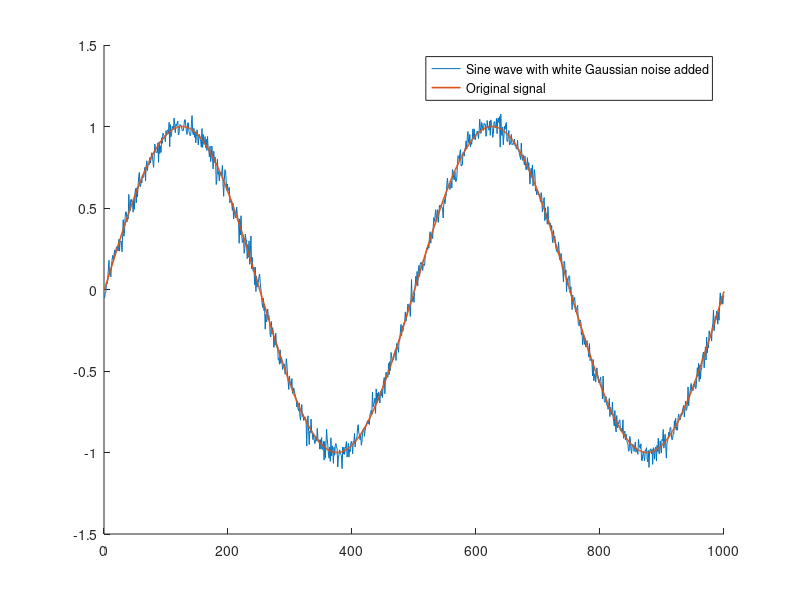

Source code (MATLAB): (Note: this script raises an error after producing the figure.)
%Pre cleaning
close all;
clear;
clc;

%Sine signal replica
t = 0:1:999;
original = sin(2*pi*0.002*t);

%Noisy replica
noise = wgn(1, 1000, -28); %-28 dBW was chosen to replicate the noise in the original paper.
noisy_signal = original + noise;
figure(1)
hold on;
plot(noisy_signal);
plot(original, 'LineWidth', 1.2);
legend("Sine wave with white Gaussian noise added", "Original signal");
hold off;

%Implementation of the Kalman filters, E_mea = 0.01
E_est = 0.0016; %White noise standard deviation
E_mea = 0.01;
EST_1 = zeros(1, 1000);
EST_1(1) = noisy_signal(1); %Initial estimation

for n = 1:size(noisy_signal, 2)-1
    %Estimation part
    EST_1(n+1) = EST_1(n);
    E_est = E_est + 0.0003;
    %Correction part
    KG = (E_est)/(E_est + E_mea);
    EST_1(n+1) = EST_1(n+1) + KG*(noisy_signal(n+1) - EST_1(n+1));
    E_est = (1 - KG)*E_est;
    disp("E_est: "+ num2str(E_est));
    disp("KG:    "+ num2str(KG));
end

%Implementation of the Kalman filters, E_mea = 0.02
E_est = 0.0016;
E_mea = 0.02;
EST_2 = zeros(1, 1000);
EST_2(1) = noisy_signal(1);

for n = 1:size(noisy_signal, 2)-1
    %Estimation part
    EST_2(n+1) = EST_2(n);
    E_est = E_est + 0.0001;
    %Correction part
    KG = (E_est)/(E_est + E_mea);
    EST_2(n+1) = EST_2(n+1) + KG*(noisy_signal(n+1) - EST_2(n+1));
    E_est = (1 - KG)*E_est;
    KG = (E_est)/(E_est + E_mea);
    disp("E_est: "+ num2str(E_est));
    disp("KG:    "+ num2str(KG));
end

figure(2)
subplot(2, 1, 1)
hold on;
plot(EST_1);
plot(original, 'LineWidth', 1.2);
legend("Noisy sine wave with Kalman filter applied", "Original signal");
hold off;

subplot(2, 1, 2)
hold on;
plot(EST_2);
plot(original, 'LineWidth', 1.2);
legend("Noisy sine wave with  Kalman filter applied", "Original signal");
hold off;
